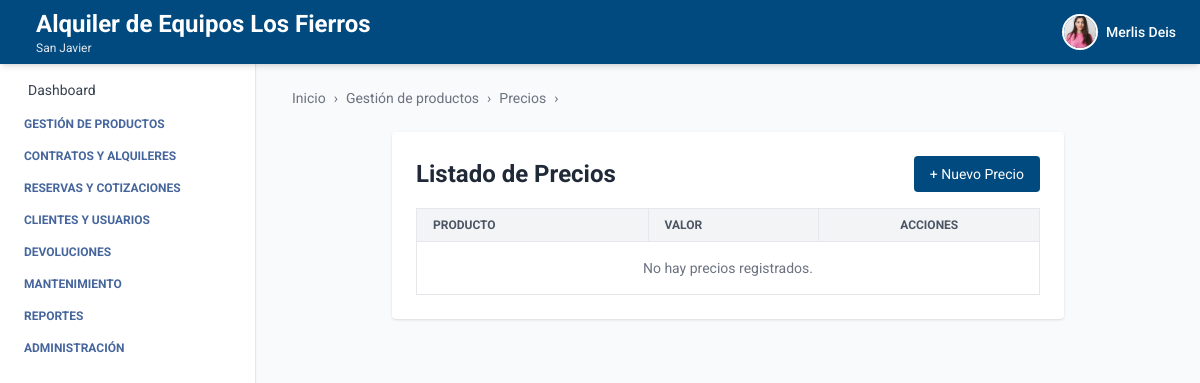
/productos/precios/ (signed in), run on an earlier commit of the app's database.
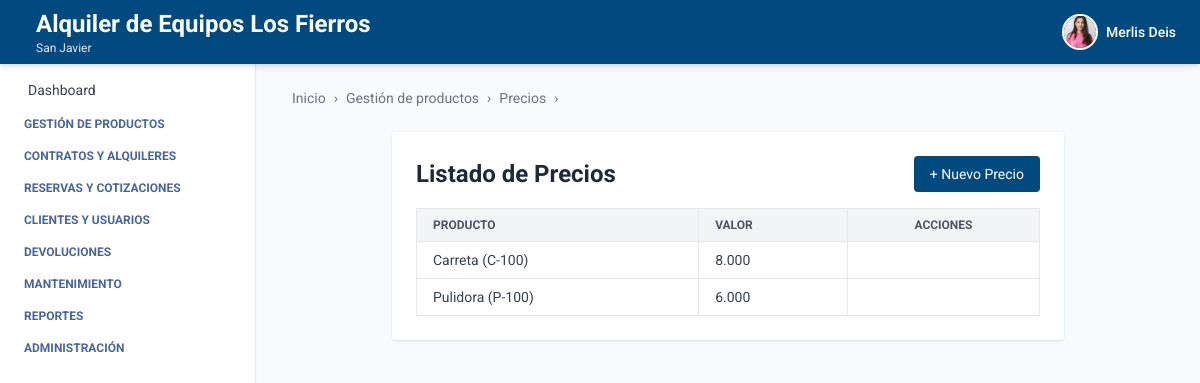
And on a later commit of the database.
### producto/models.py (models this page shows, shortened)
class PrecioProducto(models.Model):
    producto = models.ForeignKey(Producto, related_name='precios', on_delete=models.CASCADE)
    valor = models.DecimalField(max_digits=10, decimal_places=2)

class Producto(models.Model):
    ESTADOS = [
        ("activo", "Activo"),
        ("inactivo", "Inactivo"),
        ("disponible", "Disponible"),
        ("no_disponible", "No disponible"),
    ]
    nombre = models.CharField(max_length=100)
    descripcion = models.TextField()
    codigo_interno = models.CharField(max_length=50)
    estado = models.CharField(max_length=20, choices=ESTADOS, default="activo")
    iva_porcentaje = models.DecimalField(max_digits=5, decimal_places=2, default=0, help_text="Porcentaje de IVA aplicado al producto")
    ubicacion_actual = models.CharField(max_length=100)
    marca = models.CharField(max_length=100, blank=True, null=True)
    modelo = models.CharField(max_length=100, blank=True, null=True)
    serial = models.CharField(max_length=100, blank=True, null=True)
    imagen = models.ImageField(upload_to="media/productos/", null=True, blank=True)
    empresa = models.ForeignKey(Empresa, on_delete=models.CASCADE, related_name='productos', default=1)
    sucursal = models.ForeignKey(Sucursal, on_delete=models.CASCADE, related_name='productos', default=1)
    categoria = models.ForeignKey(Categoria, on_delete=models.SET_NULL, null=True, blank=True, related_name='productos')
    proveedor = models.ForeignKey(Proveedor, on_delete=models.SET_NULL, null=True, blank=True, related_name='productos')
    created_at = models.DateTimeField(auto_now_add=True)
    updated_at = models.DateTimeField(auto_now=True)
    creado_por = models.CharField(max_length=100, blank=True, null=True)
    modificado_por = models.CharField(max_length=100, blank=True, null=True)
    class Meta:
        ordering = ['nombre']
        verbose_name = 'Producto'
        verbose_name_plural = 'Productos'
        constraints = [
            models.UniqueConstraint(fields=['empresa', 'codigo_interno'], name='unique_codigo_por_empresa')
        ]
    def __str__(self):
        return f"{self.nombre} ({self.codigo_interno})"
    objects = ProductoManager()

### producto/views_precios.py (the view)
# urls.py: path('precios/', precio_producto_list, name='precio_producto_list'),
@login_required
def precio_producto_list(request):
    precios = PrecioProducto.objects.filter(
        producto__empresa=request.user.empresa).order_by('producto__nombre')
    return render(request, 'precio_producto_list.html', {
        'precios': precios,
        'breadcrumb_items': [('Gestión de productos', '#'), ('Precios', 'Listado')],
    })

### producto/templates/precio_producto_list.html (shortened to what this page needs)
{% extends 'index.html' %}
{% load humanize %}
{% block breadcrumb %}
  {% include 'breadcrumb.html' with home='/' breadcrumbs=breadcrumb_items %}
{% endblock %}
{% block content %}
  <div class="max-w-2xl mx-auto mt-6 bg-white p-6 rounded shadow">
    <div class="flex justify-between items-center mb-4">
      <h2 class="text-2xl font-bold text-gray-800">Listado de Precios</h2>
      <a href="{% url 'precio_producto_create' %}" class="bg-[var(--primary-color)] text-white px-4 py-2 rounded hover:opacity-90 text-sm">+ Nuevo Precio</a>
    </div>
    <table class="min-w-full border border-gray-200 text-sm text-left">
      <thead class="bg-gray-100 text-gray-600 uppercase text-xs">
        <tr>
          <th class="px-4 py-2 border">Producto</th>
          <th class="px-4 py-2 border">Valor</th>
          <th class="px-4 py-2 border text-center">Acciones</th>
        </tr>
      </thead>
      <tbody class="text-gray-700">
        {% for precio in precios %}
          <tr class="hover:bg-gray-50">
            <td class="px-4 py-2 border">{{ precio.producto }}</td>
            <td class="px-4 py-2 border">{{ precio.valor|floatformat:0|intcomma }}</td>
            <td class="px-4 py-2 border text-center space-x-2">
            </td>
          </tr>
        {% empty %}
          <tr>
            <td colspan="3" class="text-center py-4 text-gray-500">No hay precios registrados.</td>
          </tr>
        {% endfor %}
      </tbody>
    </table>
  </div>
{% endblock %}

What changed in the data, as far as the page shows it:
added PrecioProducto: producto "Carreta (C-100)", valor "8.000"
added PrecioProducto: producto "Pulidora (P-100)", valor "6.000"
Also different on the page:
text no longer shown: "No hay precios registrados."
